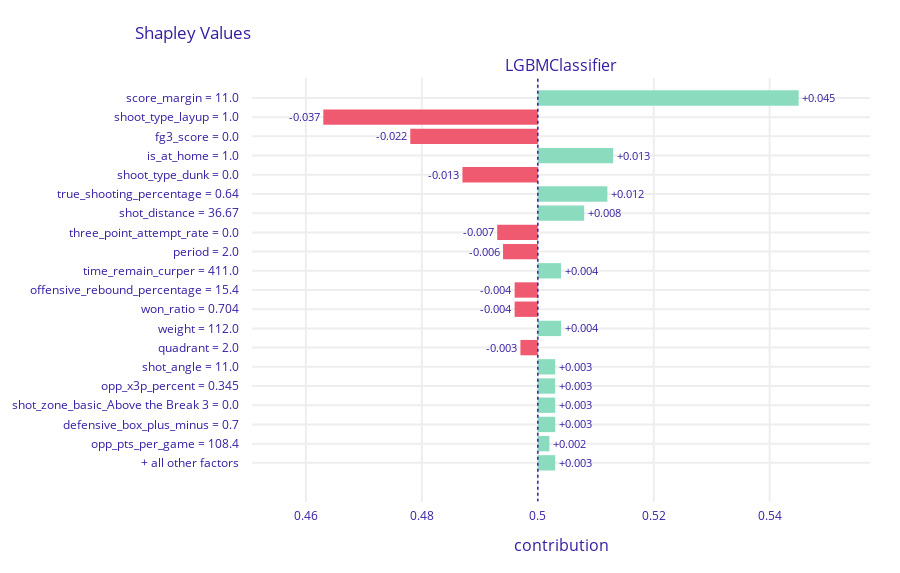

Notebook code for this chart:
### Code cell
# On calcule les valeurs de Shapley pour le tir réussi sélectionné
shap_made = exp.predict_parts(made_shot, type='shap')

# On affiche les valeurs de Shapley
shap_made.plot(max_vars=20)

### Figure 1 — Plotly figure (JSON) as saved in the notebook; plotly's stock layout.template omitted (floating-point values rounded to 4 significant figures)
{"data": [{"base": 0.5, "hoverinfo": "text", "hoverlabel": {"bgcolor": "rgba(0,0,0,0.8)"}, "hovertext": ["Average response: 0.5<br>Prediction: 0.508<br>score_margin = 11.0<br>increases average response <br>by 0.045", "Average response: 0.5<br>Prediction: 0.508<br>shoot_type_layup = 1.0<br>decreases average response <br>by 0.037", "Average response: 0.5<br>Prediction: 0.508<br>fg3_score = 0.0<br>decreases average response <br>by 0.022", "Average response: 0.5<br>Prediction: 0.508<br>is_at_home = 1.0<br>increases average response <br>by 0.013", "Average response: 0.5<br>Prediction: 0.508<br>shoot_type_dunk = 0.0<br>decreases average response <br>by 0.013", "Average response: 0.5<br>Prediction: 0.508<br>true_shooting_percentage = 0.64<br>increases average response <br>by 0.012", "Average response: 0.5<br>Prediction: 0.508<br>shot_distance = 36.67<br>increases average response <br>by 0.008", "Average response: 0.5<br>Prediction: 0.508<br>three_point_attempt_rate = 0.0<br>decreases average response <br>by 0.007", "Average response: 0.5<br>Prediction: 0.508<br>period = 2.0<br>decreases average response <br>by 0.006", "Average response: 0.5<br>Prediction: 0.508<br>time_remain_curper = 411.0<br>increases average response <br>by 0.004", "Average response: 0.5<br>Prediction: 0.508<br>offensive_rebound_percentage = 15.4<br>decreases average response <br>by 0.004", "Average response: 0.5<br>Prediction: 0.508<br>won_ratio = 0.704<br>decreases average response <br>by 0.004", "Average response: 0.5<br>Prediction: 0.508<br>weight = 112.0<br>increases average response <br>by 0.004", "Average response: 0.5<br>Prediction: 0.508<br>quadrant = 2.0<br>decreases average response <br>by 0.003", "Average response: 0.5<br>Prediction: 0.508<br>shot_angle = 11.0<br>increases average response <br>by 0.003", "Average response: 0.5<br>Prediction: 0.508<br>opp_x3p_percent = 0.345<br>increases average response <br>by 0.003", "Average response: 0.5<br>Prediction: 0.508<br>shot_zone_basic_Above the Break 3 = 0.0<br>increases average response <br>by 0.003", "Average response: 0.5<br>Prediction: 0.508<br>defensive_box_plus_minus = 0.7<br>increases average response <br>by 0.003", "Average response: 0.5<br>Prediction: 0.508<br>opp_pts_per_game = 108.4<br>increases average response <br>by 0.002", "Average response: 0.5<br>Prediction: 0.508<br>+ all other factors<br>increases average response <br>by 0.003"], "marker": {"color": ["#8bdcbe", "#f05a71", "#f05a71", "#8bdcbe", "#f05a71", "#8bdcbe", "#8bdcbe", "#f05a71", "#f05a71", "#8bdcbe", "#f05a71", "#f05a71", "#8bdcbe", "#f05a71", "#8bdcbe", "#8bdcbe", "#8bdcbe", "#8bdcbe", "#8bdcbe", "#8bdcbe"]}, "orientation": "h", "showlegend": false, "text": ["+0.045", "-0.037", "-0.022", "+0.013", "-0.013", "+0.012", "+0.008", "-0.007", "-0.006", "+0.004", "-0.004", "-0.004", "+0.004", "-0.003", "+0.003", "+0.003", "+0.003", "+0.003", "+0.002", "+0.003"], "textposition": "outside", "type": "bar", "x": [0.045, -0.037, -0.022, 0.013, -0.013, 0.012, 0.008, -0.007, -0.006, 0.004, -0.004, -0.004, 0.004, -0.003, 0.003, 0.003, 0.003, 0.003, 0.002, 0.003], "xaxis": "x", "y": ["score_margin = 11.0", "shoot_type_layup = 1.0", "fg3_score = 0.0", "is_at_home = 1.0", "shoot_type_dunk = 0.0", "true_shooting_percentage = 0.64", "shot_distance = 36.67", "three_point_attempt_rate = 0.0", "period = 2.0", "time_remain_curper = 411.0", "offensive_rebound_percentage = 15.4", "won_ratio = 0.704", "weight = 112.0", "quadrant = 2.0", "shot_angle = 11.0", "opp_x3p_percent = 0.345", "shot_zone_basic_Above the Break 3 = 0.0", "defensive_box_plus_minus = 0.7", "opp_pts_per_game = 108.4", "+ all other factors"], "yaxis": "y"}], "layout": {"annotations": [{"font": {"size": 16}, "showarrow": false, "text": "LGBMClassifier", "x": 0.5, "xanchor": "center", "xref": "paper", "y": 1, "yanchor": "bottom", "yref": "paper"}, {"font": {"size": 16}, "showarrow": false, "text": "contribution", "x": 0.5, "xanchor": "center", "xref": "paper", "y": 0, "yanchor": "top", "yref": "paper", "yshift": -30}], "font": {"color": "#371ea3"}, "height": 573, "margin": {"b": 71, "r": 30, "t": 78}, "shapes": [{"line": {"color": "#371ea3", "dash": "dot", "width": 1.5}, "type": "line", "x0": 0.5, "x1": 0.5, "xref": "x", "y0": -1, "y1": 21, "yref": "y"}], "title": {"text": "Shapley Values", "x": 0.15}, "xaxis": {"anchor": "y", "automargin": true, "domain": [0, 1], "fixedrange": true, "gridwidth": 2, "range": [0.4507, 0.5573], "tickcolor": "white", "ticklen": 3, "ticks": "outside", "type": "linear", "zeroline": false}, "yaxis": {"anchor": "x", "automargin": true, "autorange": "reversed", "domain": [0, 1], "fixedrange": true, "gridwidth": 2, "tickcolor": "white", "ticklen": 10, "ticks": "outside", "type": "category"}}}
